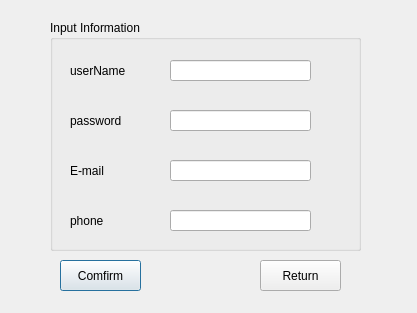
<?xml version="1.0" encoding="UTF-8"?>
<ui version="4.0">
 <class>RegisterDialog</class>
 <widget class="QDialog" name="RegisterDialog">
  <property name="geometry">
   <rect>
    <x>0</x>
    <y>0</y>
    <width>417</width>
    <height>313</height>
   </rect>
  </property>
  <property name="windowTitle">
   <string>RegisterDialog</string>
  </property>
  <widget class="QGroupBox" name="groupBox">
   <property name="geometry">
    <rect>
     <x>50</x>
     <y>20</y>
     <width>311</width>
     <height>231</height>
    </rect>
   </property>
   <property name="styleSheet">
    <string notr="true">font: 75 18pt &quot;Century Gothic&quot;;</string>
   </property>
   <property name="title">
    <string>Input Information</string>
   </property>
   <widget class="QLabel" name="label">
    <property name="geometry">
     <rect>
      <x>20</x>
      <y>40</y>
      <width>91</width>
      <height>21</height>
     </rect>
    </property>
    <property name="styleSheet">
     <string notr="true">font: 14pt &quot;Britannic Bold&quot;;</string>
    </property>
    <property name="text">
     <string>userName</string>
    </property>
   </widget>
   <widget class="QLabel" name="label_2">
    <property name="geometry">
     <rect>
      <x>20</x>
      <y>90</y>
      <width>91</width>
      <height>21</height>
     </rect>
    </property>
    <property name="styleSheet">
     <string notr="true">font: 14pt &quot;Britannic Bold&quot;;</string>
    </property>
    <property name="text">
     <string>password</string>
    </property>
   </widget>
   <widget class="QLabel" name="label_3">
    <property name="geometry">
     <rect>
      <x>20</x>
      <y>140</y>
      <width>81</width>
      <height>21</height>
     </rect>
    </property>
    <property name="styleSheet">
     <string notr="true">font: 14pt &quot;Britannic Bold&quot;;</string>
    </property>
    <property name="text">
     <string>E-mail</string>
    </property>
   </widget>
   <widget class="QLabel" name="label_4">
    <property name="geometry">
     <rect>
      <x>20</x>
      <y>190</y>
      <width>81</width>
      <height>21</height>
     </rect>
    </property>
    <property name="styleSheet">
     <string notr="true">font: 14pt &quot;Britannic Bold&quot;;</string>
    </property>
    <property name="text">
     <string>phone</string>
    </property>
   </widget>
   <widget class="QLineEdit" name="usernameLineEdit">
    <property name="geometry">
     <rect>
      <x>120</x>
      <y>40</y>
      <width>141</width>
      <height>21</height>
     </rect>
    </property>
    <property name="styleSheet">
     <string notr="true">font: 11pt &quot;Batang&quot;;</string>
    </property>
   </widget>
   <widget class="QLineEdit" name="passwordLineEdit">
    <property name="geometry">
     <rect>
      <x>120</x>
      <y>90</y>
      <width>141</width>
      <height>21</height>
     </rect>
    </property>
    <property name="styleSheet">
     <string notr="true">font: 11pt &quot;Batang&quot;;</string>
    </property>
   </widget>
   <widget class="QLineEdit" name="emailLineEdit">
    <property name="geometry">
     <rect>
      <x>120</x>
      <y>140</y>
      <width>141</width>
      <height>21</height>
     </rect>
    </property>
    <property name="styleSheet">
     <string notr="true">font: 11pt &quot;Batang&quot;;</string>
    </property>
   </widget>
   <widget class="QLineEdit" name="phoneLineEdit">
    <property name="geometry">
     <rect>
      <x>120</x>
      <y>190</y>
      <width>141</width>
      <height>21</height>
     </rect>
    </property>
    <property name="styleSheet">
     <string notr="true">font: 11pt &quot;Batang&quot;;</string>
    </property>
   </widget>
  </widget>
  <widget class="QPushButton" name="comfirmButton">
   <property name="geometry">
    <rect>
     <x>60</x>
     <y>260</y>
     <width>81</width>
     <height>31</height>
    </rect>
   </property>
   <property name="styleSheet">
    <string notr="true">font: 12pt &quot;Bell MT&quot;;</string>
   </property>
   <property name="text">
    <string>Comfirm</string>
   </property>
  </widget>
  <widget class="QPushButton" name="returnButtom">
   <property name="geometry">
    <rect>
     <x>260</x>
     <y>260</y>
     <width>81</width>
     <height>31</height>
    </rect>
   </property>
   <property name="styleSheet">
    <string notr="true">font: 12pt &quot;Bell MT&quot;;</string>
   </property>
   <property name="text">
    <string>Return</string>
   </property>
  </widget>
 </widget>
 <resources/>
 <connections/>
</ui>
